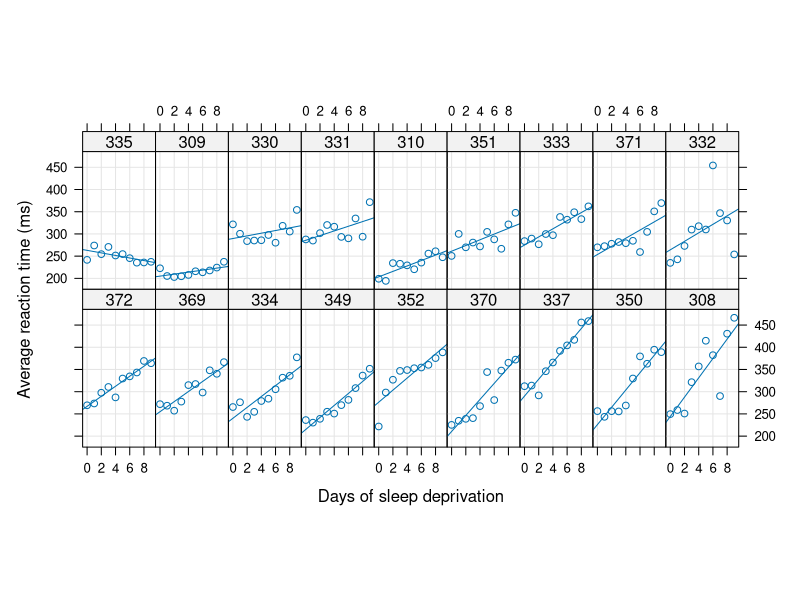
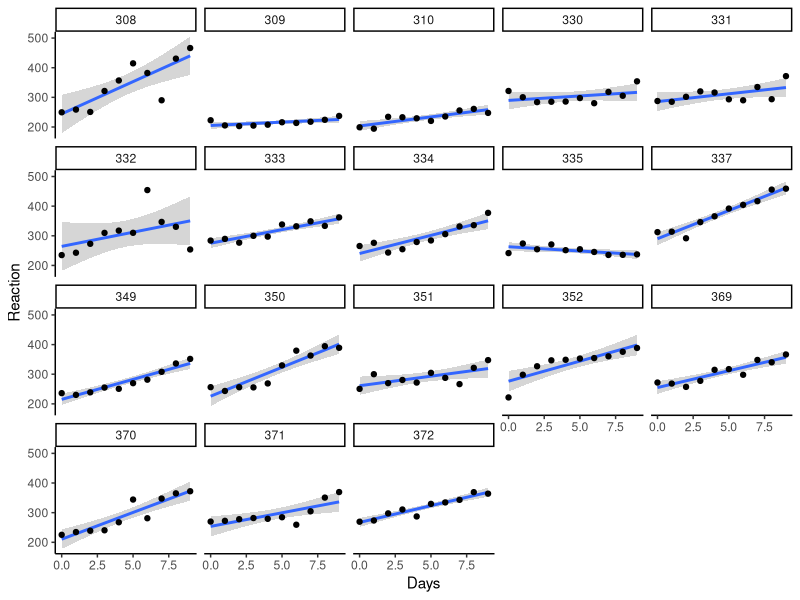

Write the R code that produced these figures, in order. (Note: this script raises an error after producing the figures.)

#********************************************
# LME4 PACKAGE TEST DRIVE 
#********************************************


## ----preliminaries-------------------------------------------------------
library("lme4")
library("lattice")
library("minqa")
library("ggplot2")


## 1. Introduction -----------------------------
## 1.2. Example -----
str(sleepstudy)

# xyplot( ) is from lattice package (alternative to ggplot2)
xyplot(Reaction ~ Days | Subject, sleepstudy, aspect = "xy",
       layout = c(9, 2), type = c("g", "p", "r"),
       index.cond = function(x, y) coef(lm(y ~ x))[2],
       xlab = "Days of sleep deprivation",
       ylab = "Average reaction time (ms)",
       as.table = TRUE)

# let's do it with ggplot: 
p1 <- ggplot(sleepstudy, 
             aes(x=Days, y=Reaction)) + 
      facet_wrap(~Subject) + 
      geom_smooth(method = "lm") + 
      geom_point() + 
      theme_classic(); p1 


fm1 <- lmer(Reaction ~ Days + (Days | Subject), sleepstudy)
# > What is the result of lmer()? ------------------
summary(fm1)
# Linear mixed model fit by REML ['lmerMod']
# Formula: Reaction ~ Days + (Days | Subject)
# Data: sleepstudy
# 
# REML criterion at convergence: 1743.6
# 
# Scaled residuals: 
#       Min      1Q  Median      3Q     Max 
# -3.9536 -0.4634  0.0231  0.4634  5.1793 
# 
# Random effects:
#       Groups   Name        Variance Std.Dev. Corr
# Subject  (Intercept) 612.09   24.740       
# Days         35.07    5.922   0.07
# Residual             654.94   25.592       
# Number of obs: 180, groups:  Subject, 18
# 
# Fixed effects:
#       Estimate Std. Error t value
# (Intercept)  251.405      6.825   36.84
# Days          10.467      1.546    6.77
# 
# Correlation of Fixed Effects:
#       (Intr)
# Days -0.138


# TODO: don't understand any of the rest of this (yet)


## 1.3. High level modular structure -------------------
parsedFormula <- lFormula(formula = Reaction ~ Days + (Days | Subject),
                          data = sleepstudy)
devianceFunction <- do.call(mkLmerDevfun, parsedFormula)
optimizerOutput <- optimizeLmer(devianceFunction)
mkMerMod(rho = environment(devianceFunction),
         opt = optimizerOutput,
         reTrms = parsedFormula$reTrms,
         fr = parsedFormula$fr)


##***************************************************************
## 2. Formula module -----------------------------------
## 2.2: Understanding mixed-model formulas -------
fm2 <- lmer(Reaction ~ Days + (Days || Subject), sleepstudy)
# todo: looks exactly the same as fm1...? 

## 2.3. Algebraic and computational account of mixed-model formulas-----
set.seed(2)
## ----factorToSparseMatrix------------------------------------------------
(f <- gl(3, 2))
(Ji <- t(as(f, Class = "sparseMatrix")))
## ----rawModelMatrix------------------------------------------------------
(Xi <- cbind(1, rep.int(c(-1, 1), 3L)))
## ----KhatriRao-----------------------------------------------------------
(Zi <- t(KhatriRao(t(Ji), t(Xi))))
## alternative formulation of Zi (eq:Zi)
rBind(
  Ji[1,] %x% Xi[1,],
  Ji[2,] %x% Xi[2,],
  Ji[3,] %x% Xi[3,],
  Ji[4,] %x% Xi[4,],
  Ji[5,] %x% Xi[5,],
  Ji[6,] %x% Xi[6,])
## ----template------------------------------------------------------------
nc <- 3
(rowIndices <- rep(1:nc, 1:nc))
(colIndices <- sequence(1:nc))
(template <- sparseMatrix(rowIndices, colIndices,
  x = 1 * (rowIndices == colIndices)))
## ----thetaFromTemplate---------------------------------------------------
(theta <- template@x)
## ----thetaSanityCheck----------------------------------------------------
lFormula(Reaction ~ (Days + I(Days^2) | Subject), sleepstudy)$reTrms$theta
## ----relativeCovarianceBlock---------------------------------------------
nl <- 2
(Lambdati <- .bdiag(rep(list(t(template)), nl)))
## ----relativeCovarianceBlockIndices--------------------------------------
LindTemplate <- rowIndices + nc * (colIndices - 1) - choose(colIndices, 2)
(Lind <- rep(LindTemplate, nl))
## ----newTheta------------------------------------------------------------
thetanew <- round(runif(length(theta)), 1)
## ----relativeCovarianceBlockUpdate---------------------------------------
Lambdati@x <- thetanew[Lind]

##-------------------------------------------------------------------------
## 3. Objective function module
## 3.6. Penalized least squares algorithm
## ----PLSupdateThetaWithLind----------------------------------------------
mapping <- function(theta) theta[Lind]
## ----exampleNewTheta-----------------------------------------------------
thetanew <- c(1, -0.1, 2, 0.1, -0.2, 3)
## ----exampleLindUpdate---------------------------------------------------
Lambdati@x[] <- mapping(thetanew)
Lambdati

##-------------------------------------------------------------------------
## 5. Output module
## 5.1. Theory underlying the output module
## ----vcovByHand----------------------------------------------------------
RX <- getME(fm1, "RX")
sigma2 <- sigma(fm1)^2
sigma2 * chol2inv(RX)

## 5.2. Using the output module
## ----updateModel---------------------------------------------------------
fm3 <- update(fm1, . ~ . - (Days | Subject) + (1 | Subject))
formula(fm3)

## ----summary-------------------------------------------------------------
ss <- summary(fm1)
cc <- capture.output(print(ss))
reRow <- grep("^Random effects", cc)
cat(cc[1:(reRow - 2)], sep = "\n")
## ----summary-reproduced--------------------------------------------------
formula(fm1)
REMLcrit(fm1)
quantile(residuals(fm1, "pearson", scaled = TRUE))

## ----summary-------------------------------------------------------------
feRow <- grep("^Fixed effects", cc)
cat(cc[reRow:(feRow - 2)], sep = "\n")
## ----summary-reproduced--------------------------------------------------
print(vc <- VarCorr(fm1), comp = c("Variance", "Std.Dev."))
nobs(fm1)
ngrps(fm1)
sigma(fm1)

## ----VarCorr-------------------------------------------------------------
as.data.frame(VarCorr(fm1))

## ----summary3------------------------------------------------------------
corRow <- grep("^Correlation", cc)
cat(cc[feRow:(corRow - 2)], sep = "\n")

## ----summary4------------------------------------------------------------
cat(cc[corRow:length(cc)], sep = "\n")

## ----diagplot1-----------------------------------------------------------
plot(fm1, type = c("p", "smooth"))

## ----diagplot2-----------------------------------------------------------
plot(fm1, sqrt(abs(resid(.))) ~ fitted(.),
     type = c("p", "smooth"))

## ----diagplot3-----------------------------------------------------------
qqmath(fm1, id = 0.05)

## ----ppsim---------------------------------------------------------------
iqrvec <- sapply(simulate(fm1, 1000), IQR)
obsval <- IQR(sleepstudy$Reaction)
post.pred.p <- mean(obsval >= c(obsval, iqrvec))

## ----anovaQuadraticModel-------------------------------------------------
fm4 <- lmer(Reaction ~ polyDays[ , 1] + polyDays[ , 2] +
  (polyDays[ , 1] + polyDays[ , 2] | Subject),
  within(sleepstudy, polyDays <- poly(Days, 2)))
anova(fm4)

## ----anovaSanityCheck----------------------------------------------------
(getME(fm4, "RX")[2, ] %*% getME(fm4, "fixef"))^2

## ----anovaManyModels-----------------------------------------------------
anova(fm1, fm2, fm3)

## ----anovaRes,echo=FALSE-------------------------------------------------
fm3ML <- refitML(fm3)
fm2ML <- refitML(fm2)
fm1ML <- refitML(fm1)
ddiff <- deviance(fm3ML) - deviance(fm2ML)
dp <- pchisq(ddiff, 1, lower.tail = FALSE)
ddiff2 <- deviance(fm2ML) - deviance(fm1ML)

## ----pvaluesHelp---------------------------------------------------------
help("pvalues")

## ----compareCI-----------------------------------------------------------
ccw <- confint(fm1, method = "Wald")
ccp <- confint(fm1, method = "profile", oldNames = FALSE)
ccb <- confint(fm1, method = "boot")

## ----CIqcomp-------------------------------------------------------------
rtol <- function(x,y) {
    abs((x - y) / ((x + y) / 2))
}
bw <- apply(ccb, 1, diff)
pw <- apply(ccp, 1, diff)
mdiffpct <- round(100 * max(rtol(bw, pw)))

## ----profile_calc--------------------------------------------------------
pf <- profile(fm1)
xyplot(pf)
densityplot(pf)
splom(pf)

##-------------------------------------------------------------------------
## A. Modularization examples
## A.1. Zero slope-slope covariance models
## ----modularSimulationFormula--------------------------------------------
form <- respVar ~ 1 + (explVar1 + explVar2 | groupFac)

## ----dataTemplate--------------------------------------------------------
set.seed(1)
dat <- mkDataTemplate(form,
  nGrps = 500,
  nPerGrp = 20,
  rfunc = rnorm)
head(dat)

## ----parsTemplate--------------------------------------------------------
(pars <- mkParsTemplate(form, dat))

## ----simCorr-------------------------------------------------------------
vc <- matrix(c(1.0, 0.5, 0.5,
  0.5, 1.0, 0.0,
  0.5, 0.0, 1.0), 3, 3)

## ----vcTheta-------------------------------------------------------------
pars$theta[] <- Vv_to_Cv(mlist2vec(vc))

## ----varCorrStructure----------------------------------------------------
dat$respVar <- simulate(form,
  newdata = dat,
  newparams = pars,
  family = "gaussian")[[1]]

## ----graphSims-----------------------------------------------------------
formLm <- form
formLm[[3]] <- findbars(form)[[1]]
print(formLm)
cor(t(sapply(lmList(formLm, dat), coef)))

## ----phiToTheta----------------------------------------------------------
phiToTheta <- function(phi) {
    theta5 <- -(phi[2]*phi[3])/phi[4]
    c(phi[1:4], theta5, phi[5])
}

## ----compute deviance function modular-----------------------------------
lf <- lFormula(formula = form, data = dat, REML = TRUE)
devf <- do.call(mkLmerDevfun, lf)

## ----wrapper modular-----------------------------------------------------
devfWrap <- function(phi) devf(phiToTheta(phi))

## ----opt modular---------------------------------------------------------
opt <- bobyqa(par = lf$reTrms$theta[-5],
  fn = devfWrap,
  lower = lf$reTrms$lower[-5])

## ----varCorr modular-----------------------------------------------------
vcEst <- vec2mlist(Cv_to_Vv(phiToTheta(opt$par)))[[1]]
dimnames(vcEst) <- rep(lf$reTrms$cnms, 2)
round(vcEst, 2)
vc

## A.2. Additive models
## ----simulateSplineData--------------------------------------------------
library("gamm4")
library("splines")
set.seed(1)
n <- 100
pSimulation <- 3
pStatistical <- 8
x <- rnorm(n)
Bsimulation <- ns(x, pSimulation)
Bstatistical <- ns(x, pStatistical)
beta <- rnorm(pSimulation)
y <- as.numeric(Bsimulation %*% beta + rnorm(n, sd = 0.3))

## ----splineExampleDataPlot-----------------------------------------------
par(mar = c(4, 4, 1, 1), las = 1, bty = "l")
plot(x, y, las = 1)
lines(x[order(x)], (Bsimulation %*% beta)[order(x)])


## ----splineExampleApproximateFormula-------------------------------------
pseudoGroups <- as.factor(rep(1:pStatistical, length = n))
parsedFormula <- lFormula(y ~ x + (1 | pseudoGroups))


## ----splineExampleModifyZt-----------------------------------------------
parsedFormula$reTrms <- within(parsedFormula$reTrms, {
    Bt <- t(as.matrix(Bstatistical))[]
    cnms$pseudoGroups <- "spline"
    Zt <- as(Bt, class(Zt))
})


## ----splineExampleRemainingModularSteps----------------------------------
devianceFunction <- do.call(mkLmerDevfun, parsedFormula)
optimizerOutput <- optimizeLmer(devianceFunction)
mSpline <- mkMerMod(rho = environment(devianceFunction),
                    opt = optimizerOutput,
                    reTrms = parsedFormula$reTrms,
                    fr = parsedFormula$fr)
mSpline


## ----splineExampleFittedModelPlot----------------------------------------
xNew <- seq(min(x), max(x), length = 100)
newBstatistical <- predict(Bstatistical, xNew)
yHat <-   cbind(1, xNew) %*% getME(mSpline, "fixef") +
  newBstatistical %*% getME(mSpline, "u")
par(mar = c(4, 4, 1, 1), las = 1, bty = "l")
plot(x, y)
lines(xNew, yHat)
lines(x[order(x)], (Bsimulation %*% beta)[order(x)], lty = 2)
legend("topright", bty = "n", c("fitted", "generating"), lty = 1:2, col = 1)
